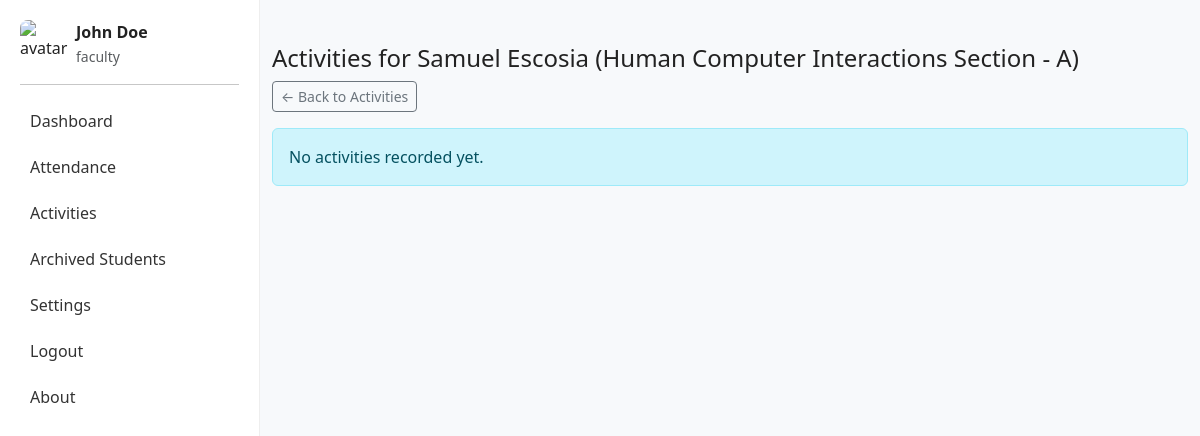
Page /faculty/update_activities.php?student=52&subject=2 (signed in) on the committed database.
### tables this page shows
CREATE TABLE `students` (
  `id` int(11) NOT NULL,
  `subject_id` int(11) NOT NULL,
  `lastname` varchar(255) NOT NULL,
  `firstname` varchar(255) NOT NULL,
  `course` varchar(100) DEFAULT '',
  `year_level` varchar(50) DEFAULT '',
  `avatar` varchar(255) DEFAULT 'assets/img/default-avatar.png',
  `archived` tinyint(1) DEFAULT '0',
  `created_at` timestamp NOT NULL DEFAULT CURRENT_TIMESTAMP
);

CREATE TABLE `subjects` (
  `id` int(11) NOT NULL,
  `faculty_id` int(11) NOT NULL,
  `name` varchar(255) NOT NULL,
  `code` varchar(100) DEFAULT '',
  `schedule` varchar(255) DEFAULT '',
  `created_at` timestamp NOT NULL DEFAULT CURRENT_TIMESTAMP
);

### faculty/update_activities.php (the view, shortened to what this page needs)
<?php
$pdo = pdo();
$student_id = intval($_GET['student'] ?? 0);
$subject_id = intval($_GET['subject'] ?? 0);
$stStmt = $pdo->prepare("SELECT * FROM students WHERE id = ? AND subject_id = ?");
$stStmt->execute([$student_id, $subject_id]);
$student = $stStmt->fetch();
$subStmt = $pdo->prepare("SELECT * FROM subjects WHERE id = ?");
$subStmt->execute([$subject_id]);
$subject = $subStmt->fetch();
$actsStmt = $pdo->prepare("SELECT * FROM activities WHERE student_id = ? AND subject_id = ? ORDER BY id DESC");
$actsStmt->execute([$student_id, $subject_id]);
$activities = $actsStmt->fetchAll();
?>
<!doctype html>
<html>
<head>
  <link href="https://cdn.jsdelivr.net/npm/bootstrap@5.3.2/dist/css/bootstrap.min.css" rel="stylesheet">
  <link rel="stylesheet" href="../assets/css/style.css">
</head>
<body>
  <?php include '../shared/left_nav.php'; ?>
  <main class="main-content">
    <div class="container py-4">
      <h4>Activities for <?php echo htmlspecialchars($student['firstname'] . ' ' . $student['lastname']) ?> <?php echo isset($subject['name']) ? '(' . htmlspecialchars($subject['name']) . ')' : '' ?></h4>
      <p>
        <a href="activities.php?subject=<?php echo (int)$subject_id ?>" class="btn btn-outline-secondary btn-sm">&larr; Back to Activities</a>
      </p>
      <?php if (empty($activities)): ?>
        <div class="alert alert-info">No activities recorded yet.</div>
      <?php endif; ?>
    </div>
  </main>
</body>
</html>

### assets/css/style.css (style rules this page uses)
body { font-family: system-ui, -apple-system, "Segoe UI", Roboto, "Helvetica Neue", Arial; background:#f7f9fb; color:#222; }

### shared/left_nav.php (style rules this page uses)
.main-content { margin-left:260px; padding-top:20px; }

### rows in the picture
students: firstname+lastname "Samuel Escosia"
subjects: name "Human Computer Interactions Section - A"

### other values in the picture
$user['fullname'] ?: $user['username'] "John Doe"
$user['role'] "faculty"
$l['label'] "Dashboard"
$l['label'] "Attendance"
$l['label'] "Activities"
$l['label'] "Archived Students"
$l['label'] "Settings"
$l['label'] "Logout"
$l['label'] "About"
